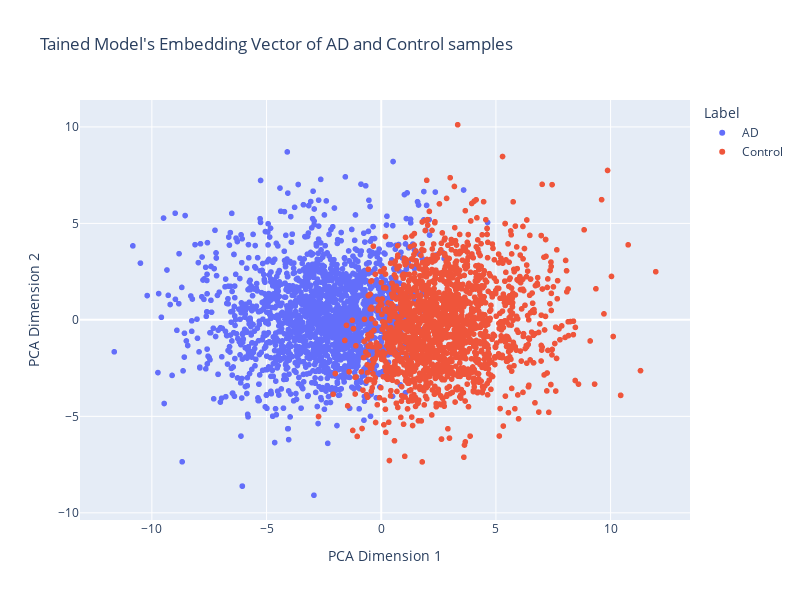

Notebook cell for this chart:
### Code cell
import pandas as pd
import numpy as np
import plotly.express as px
from sklearn.decomposition import PCA

# Assuming `combined_layer_0` and `labels` are already defined

# Step 1: Reduce dimensionality using PCA
pca = PCA(n_components=2)  # We want to reduce to 2 dimensions
pca_embeddings = pca.fit_transform(combined_layer_0.values)

# Step 2: Create a DataFrame with the reduced dimensions and labels
df_pca = pd.DataFrame({
    'PCA1': pca_embeddings[:, 0],
    'PCA2': pca_embeddings[:, 1],
    'Label': labels
})

# Step 3: Plot using Plotly
fig = px.scatter(
    df_pca,
    x='PCA1',
    y='PCA2',
    color='Label',
    title="Tained Model's Embedding Vector of AD and Control samples",
    labels={'PCA1': 'PCA Dimension 1', 'PCA2': 'PCA Dimension 2'},
    width=800,   # Set plot width
    height=600   # Set plot height
)

# Show plot
fig.show()

### Figure 1 — Plotly figure (JSON) as saved in the notebook; plotly's stock layout.template omitted (floating-point values rounded to 4 significant figures; data arrays with more than 128 entries replaced by an {"elided": "..."} marker saying what was removed)
{"data": [{"hovertemplate": "Label=AD<br>PCA Dimension 1=%{x}<br>PCA Dimension 2=%{y}<extra></extra>", "legendgroup": "AD", "marker": {"color": "#636efa", "symbol": "circle"}, "mode": "markers", "name": "AD", "showlegend": true, "type": "scattergl", "x": {"elided": "1914 float values"}, "xaxis": "x", "y": {"elided": "1914 float values"}, "yaxis": "y"}, {"hovertemplate": "Label=Control<br>PCA Dimension 1=%{x}<br>PCA Dimension 2=%{y}<extra></extra>", "legendgroup": "Control", "marker": {"color": "#EF553B", "symbol": "circle"}, "mode": "markers", "name": "Control", "showlegend": true, "type": "scattergl", "x": {"elided": "1793 float values"}, "xaxis": "x", "y": {"elided": "1793 float values"}, "yaxis": "y"}], "layout": {"height": 600, "legend": {"title": {"text": "Label"}, "tracegroupgap": 0}, "title": {"text": "Tained Model's Embedding Vector of AD and Control samples"}, "width": 800, "xaxis": {"anchor": "y", "autorange": true, "domain": [0, 1], "range": [-13.13, 13.46], "title": {"text": "PCA Dimension 1"}, "type": "linear"}, "yaxis": {"anchor": "x", "autorange": true, "domain": [0, 1], "range": [-10.37, 11.4], "title": {"text": "PCA Dimension 2"}, "type": "linear"}}}
